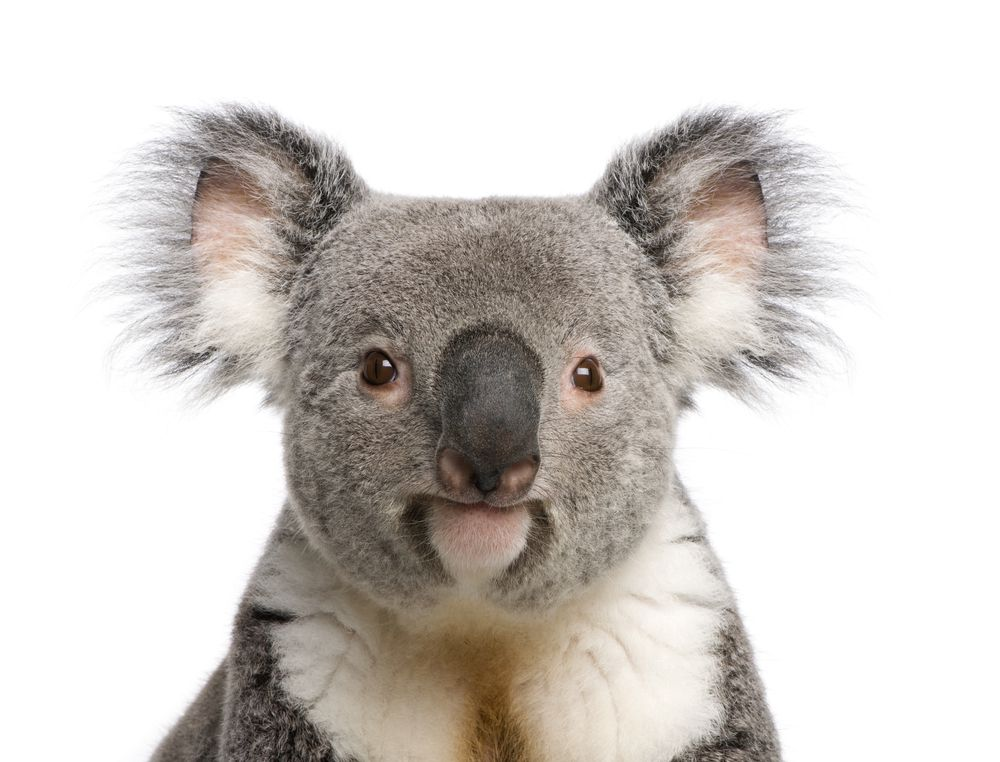
#> input picture lab13/koala.jpg, 1000 x 762 px
$ python genmatrix.py
#> lines starting #> are read from the running program, lines starting #| are printed output that depends on the picture; after the words box and inside, x2 and y2 are one past the last pixel; in counts of white or black regions, pixels touching at a corner belong together
from PIL import Image
from stegano import lsb
import numpy as np
import matplotlib.pyplot as plt

def generate_message():
    return "Lexa"

def embed_message_LSB(container_file, message):
    # Метод размещения битового потока с использованием младших значащих битов
#> (the call stopped at in embed_message_LSB, `secret = lsb.hide(container_file, message)`: stegano is not available in this run)
    secret = lsb.hide(container_file, message)
    secret.save("guitar.jpg")
    print("Сообщение успешно осаждено методом LSB.")

def embed_message_with_password(container_file, message, password):
    # Метод размещения сообщения с использованием пароля
#> called with container_file = 'koala.jpg', message = 'Lexa', password = 'mysecretpassword'
    binary_message = ''.join([format(ord(char), '08b') for char in message])
    binary_message += '00000000'  # Null byte to indicate end of message

    img = Image.open(container_file)
#> img is the input picture: PIL image 1000x762 RGB; mean R, G, B 209.7, 205, 200.8
    img_data = np.array(img)
    stego_image_data = img_data.copy()

    # Преобразование пароля в бинарный формат
    password_binary = ''.join(format(ord(char), '08b') for char in password)
    password_length = len(password_binary)

    # Осаждение сообщения с использованием пароля
    idx = 0
    for i in range(len(img_data)):
        for j in range(len(img_data[0])):
            for k in range(3):  # 3 цветовых канала
                if idx < len(binary_message):
                    # Применяем XOR шифрование с битами пароля к битам сообщения
                    stego_image_data[i][j][k] = (img_data[i][j][k] & ~1) | (int(binary_message[idx]) ^ int(password_binary[idx % password_length]))
                    idx += 1
                else:
                    break
#> stego_image_data: shape (762, 1000, 3); under 0.01% of pixels changed, all inside (x1, y1, x2, y2) = (0, 0, 13, 1)
#> after the loop, idx = 40

    stego_image = Image.fromarray(stego_image_data)
    stego_image.save("embedded_with_password.png")
    print("Сообщение успешно осаждено с использованием пароля.")

    # Извлечение сообщения с использованием пароля
    img = Image.open(container_file)
    img_data = np.array(img)

    # Преобразование пароля в бинарный формат
    password_binary = ''.join(format(ord(char), '08b') for char in password)
    password_length = len(password_binary)

    extracted_message = ""
    idx = 0
    for i in range(len(img_data)):
        for j in range(len(img_data[0])):
            for k in range(3):  # 3 цветовых канала
                if idx < 8:  # Пропускаем первые 8 бит (маркер конца сообщения)
                    idx += 1
                    continue
                # Применяем XOR шифрование с битами пароля к битам сообщения
                extracted_bit = (img_data[i][j][k] & 1) ^ int(password_binary[idx % password_length])
                extracted_message += str(extracted_bit)
                idx += 1
#> after the loop, idx = 2286000

    # Находим маркер конца сообщения и извлекаем только биты сообщения
    end_idx = extracted_message.find("00000000")
#> end_idx = 300598
    extracted_message = extracted_message[8:end_idx]

    # Преобразуем бинарное сообщение в строку символов ASCII
    extracted_text = ""
    for i in range(0, len(extracted_message), 8):
        extracted_text += chr(int(extracted_message[i:i+8], 2))
#> this loop made 37574 passes
#> i on passes 2 to 4: 8, 16, 24

    return extracted_text

def generate_color_matrix(container_file):
    # Формирование цветовой матрицы
#> called with container_file = 'koala.jpg'
    img = Image.open(container_file)
    img_data = np.array(img)

    # Создаем пустую матрицу для каждого канала цвета (R, G, B)
    color_matrices = { "R": np.zeros_like(img_data[:,:,0]),
                       "G": np.zeros_like(img_data[:,:,1]),
                       "B": np.zeros_like(img_data[:,:,2]) }

    # Заполняем матрицы значениями младших битов каждого канала
    for channel, matrix in color_matrices.items():
        matrix.flat = img_data[:,:,["R", "G", "B"].index(channel)].flatten() & 1

    # Отображение цветовых матриц
    fig, axs = plt.subplots(1, 3, figsize=(15, 5))
    for i, (channel, matrix) in enumerate(color_matrices.items()):
        axs[i].imshow(matrix, cmap='gray')
        axs[i].set_title(f"Channel: {channel}")
        axs[i].axis('off')
    plt.show()
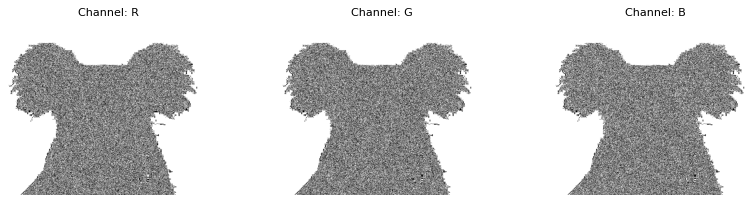
#> figure drawn by matplotlib, 3 panels

# Генерация сообщения и выбор пароля
message = generate_message()
password = "mysecretpassword"

# Выбор и применение методов размещения сообщения
embed_message_LSB("koala.jpg", message)
embed_message_with_password("koala.jpg", message, password)

# Формирование цветовых матриц
generate_color_matrix("koala.jpg")
